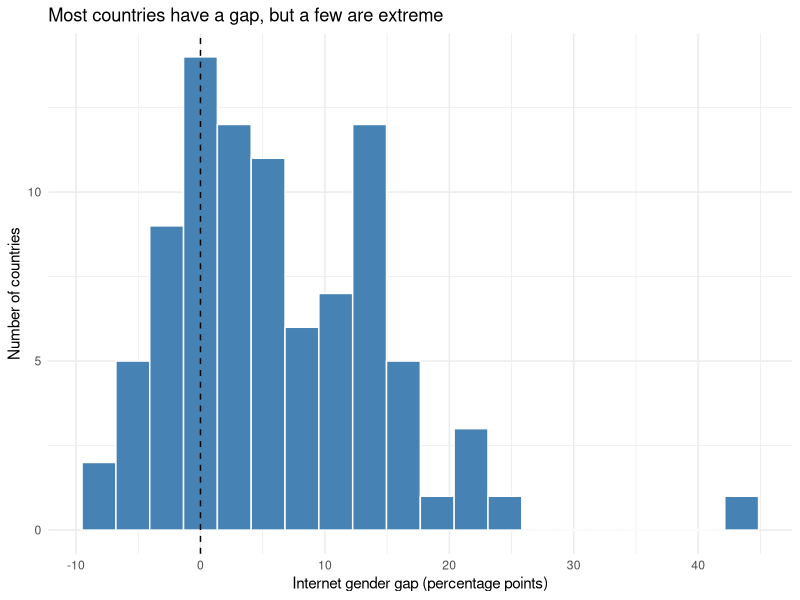
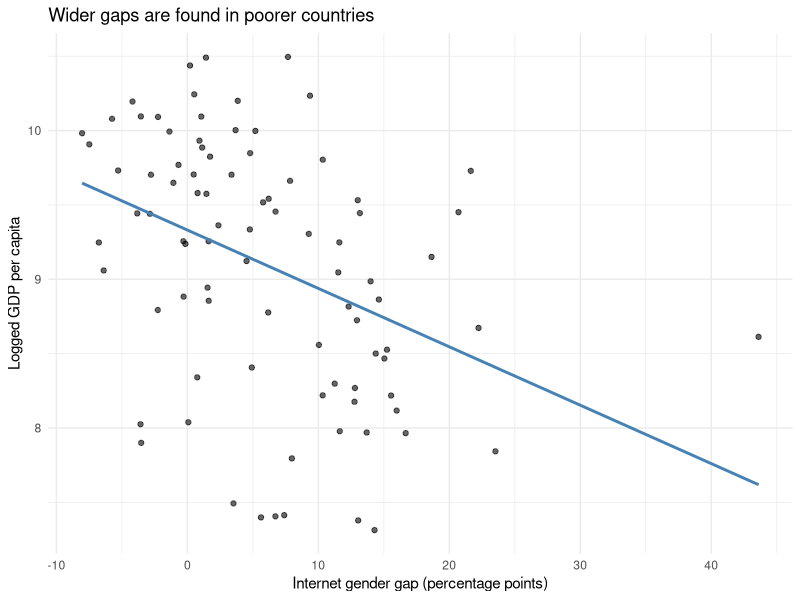

These figures' R source, in order:
## ---- chunk 1
knitr::opts_chunk$set(echo = TRUE, message = FALSE, warning = FALSE)
## ---- chunk 2
library(tidyverse)

data <- read_csv("data_clean/analysis_data.csv", show_col_types = FALSE)

dim(data)
## ---- chunk 3
data %>%
  select(country, internet_women, internet_men, gap_diff, flfp) %>%
  head(5)
## ---- chunk 4
summary(data$gap_diff)

summary(data$gdp_pc_ppp)

summary(data$flfp)

summary(data$sec_enroll_fem_gross)
## ---- chunk 5
colSums(is.na(data))
## ---- chunk 6
data %>%
  filter(is.na(sec_enroll_fem_gross)) %>%
  select(country)
## ---- chunk 7
data %>%
  filter(is.na(sec_enroll_fem_gross)) %>%
  summarise(mean_gap = mean(gap_diff))
## ---- chunk 8
ggplot(data, aes(x = gap_diff)) +
  geom_histogram(bins = 20, fill = "steelblue", colour = "white") +
  geom_vline(xintercept = 0, linetype = "dashed") +
  labs(title = "Most countries have a gap, but a few are extreme",
       x = "Internet gender gap (percentage points)",
       y = "Number of countries") +
  theme_minimal()
## ---- chunk 9
data %>%
  arrange(desc(gap_diff)) %>%
  select(country, internet_women, internet_men, gap_diff) %>%
  head(5)

data %>%
  arrange(gap_diff) %>%
  select(country, internet_women, internet_men, gap_diff) %>%
  head(5)
## ---- chunk 10
ggplot(data, aes(x = gap_diff, y = log_gdp)) +
  geom_point(alpha = 0.6) +
  geom_smooth(method = "lm", se = FALSE, colour = "steelblue") +
  labs(title = "Wider gaps are found in poorer countries",
       x = "Internet gender gap (percentage points)",
       y = "Logged GDP per capita") +
  theme_minimal()
